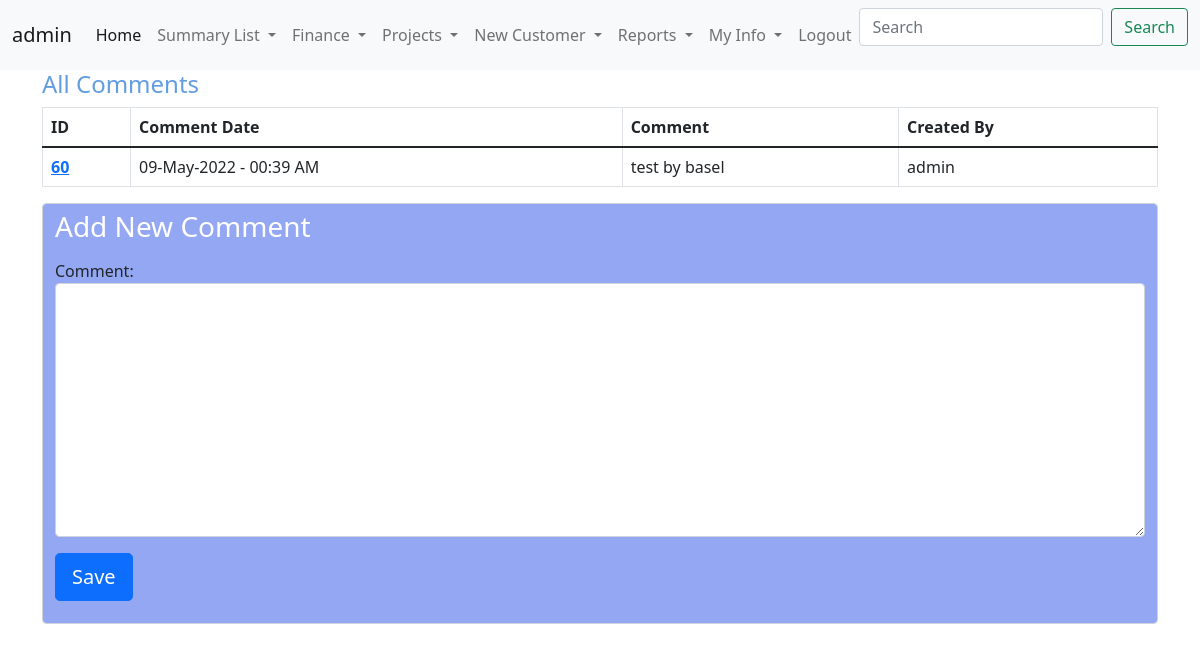
The page /NewComment/13 (signed in) on the database its author committed.
### CRM/models.py (models this page shows)
class commentsModel(models.Model):
    commentId = models.AutoField(primary_key=True)
    projectId = models.ForeignKey(ProjectInfoModel,on_delete=models.DO_NOTHING)
    commentDate = models.DateTimeField(default=datetime.now)
    comment = models.CharField(max_length=400)
    createdBy = models.ForeignKey(User, on_delete=models.DO_NOTHING)
    GA1 = models.CharField(max_length=100 , blank=True, null=True)
    GB1 = models.BooleanField(blank=True, null=True)
    GD1 = models.DateField(blank=True, null=True)
    def __str__(self) -> str:
        return f"{self.projectId} -- {self.commentDate}  -- {self.projectId} -- {self.comment}"

### CRM/views.py (the view, shortened to what this page needs)
# urls.py: path('NewComment/<int:pk>',views.NewComment.as_view() , name='NewComment'),
class NewComment(LoginRequiredMixin,CreateView):
    template_name = 'CRM/NewComment.html'
    form_class = newCommentForm
    model = commentsModel
    def get_initial(self):
        projectId = get_object_or_404(ProjectInfoModel, pk=self.kwargs['pk'])
        return {
        'projectId': projectId,
        }
    def get_context_data(self, **kwargs):
       context = super(NewComment, self).get_context_data(**kwargs)
       context['queryset'] = ProjectInfoModel.objects.filter(pk= self.kwargs['pk'])
       context['CommentList'] = commentsModel.objects.filter(projectId = self.kwargs['pk']).order_by('-commentDate')
       print(context)
       return context

### CRM/forms.py
class newCommentForm(forms.ModelForm):
    class Meta:
        model = commentsModel
        fields = ('projectId','comment')
        widgets = {
            'projectId' : forms.Select(attrs={'class':'form-control' , 'hidden': 'True'} ),
            'comment' : forms.Textarea(attrs={'class':'form-control'} ),
        }
        labels = {
            'projectId' : '',
            'comment' : 'Comment',
        }

### CRM/models.py (called while the page is built)
    def __str__(self) -> str:
        return f"{self.projectName}"

### CRM/templates/CRM/NewComment.html (shortened to what this page needs)
{% include 'CRM/base.html' %}
{% include 'CRM/navbar.html' %}
{% block content %}
<div class="container-lg">
    <h4 style="color:rgb(98, 157, 224);">All Comments</h4>
<table class="table table-bordered">
    <thead>
      <tr>
        <th scope="col">ID</th>
        <th scope="col">Comment Date</th>
        <th scope="col">Comment</th>
        <th scope="col">Created By</th>
      </tr>
    </thead>
    <tbody>
      <tr>
          {% for x in CommentList %}
        <th scope="row" ><a href="/customerProfile/{{x.commentId}}">{{x.commentId}}</a></th>
        <td>{{x.commentDate|date:'d-M-Y - H:i A'}}</td>
        <td>{{x.comment}}</td>
        <td>{{x.createdBy}}</td>
      </tr>
      {% endfor %}
    </tbody>
  </table>
<div style="background-color: rgb(148, 167, 242);" class="container form-control">
        <H3 style="color:rgb(255, 255, 255);">Add New Comment</H3>
        <form method="post">
        {{ form.as_p }}
        <button type="submit" class="btn btn-primary btn-lg btn-block">Save</button>
        </form>
</div>
</div>
{% endblock %}

### CRM/templates/CRM/navbar.html (shortened to what this page needs)
{% block content %}
<nav class="navbar navbar-expand-lg navbar-light bg-light">
    <div class="container-fluid">
      <a class="navbar-brand" href="#">{{user.get_username}}</a>
      <div class="collapse navbar-collapse" id="navbarScroll">
        <ul class="navbar-nav me-auto my-2 my-lg-0 navbar-nav-scroll" style="--bs-scroll-height: 100px;">
          {% if user.is_superuser %}
          <li class="nav-item">
            <a class="nav-link active" aria-current="page" href="{% url 'CRM:customerList' %}">Home</a>
          </li>
          <li class="nav-item dropdown">
            <a class="nav-link dropdown-toggle" href="#" id="navbarScrollingDropdown" role="button" data-bs-toggle="dropdown" aria-expanded="false">
              Summary List
            </a>
          </li>
          <li class="nav-item dropdown">
            <a class="nav-link dropdown-toggle" href="#" id="navbarScrollingDropdown" role="button" data-bs-toggle="dropdown" aria-expanded="false">
              Finance
            </a>
          </li>
          <li class="nav-item dropdown">
            <a class="nav-link dropdown-toggle" href="#" id="navbarScrollingDropdown" role="button" data-bs-toggle="dropdown" aria-expanded="false">
              Projects
            </a>
          </li>
          <li class="nav-item dropdown">
            <a class="nav-link dropdown-toggle" href="#" id="navbarScrollingDropdown" role="button" data-bs-toggle="dropdown" aria-expanded="false">
              New Customer
            </a>
          </li>
          <li class="nav-item dropdown">
            <a class="nav-link dropdown-toggle" href="#" id="navbarScrollingDropdown" role="button" data-bs-toggle="dropdown" aria-expanded="false">
              Reports
            </a>
          </li>
          {% endif %}
          {% if user.is_authenticated %}
          <li class="nav-item dropdown">
            <a class="nav-link dropdown-toggle" href="#" id="navbarScrollingDropdown" role="button" data-bs-toggle="dropdown" aria-expanded="false">
              My Info
            </a>
          </li>
          {% endif %}
          {% if user.is_authenticated %}
          <li class="nav-item">
            <a class="nav-link" href="{% url 'logout' %}">Logout</a>
          </li>
          {% else %}
          <li class="nav-item"></li>
          <a class="nav-link" href="{% url 'login' %}">Login</a>
        </li>
          {% endif %}
        </ul>
        <form class="d-flex">
          <input class="form-control me-2" type="search" placeholder="Search" aria-label="Search">
          <button class="btn btn-outline-success" type="submit">Search</button>
        </form>
      </div>
    </div>
  </nav>
  {% endblock %}

### rows shown on the page
commentsModel: commentId "60", commentDate "09-May-2022 - 00:39 AM", comment "test by basel", createdBy "admin"

### other values the page prints
{{ user.get_username }} "admin"
